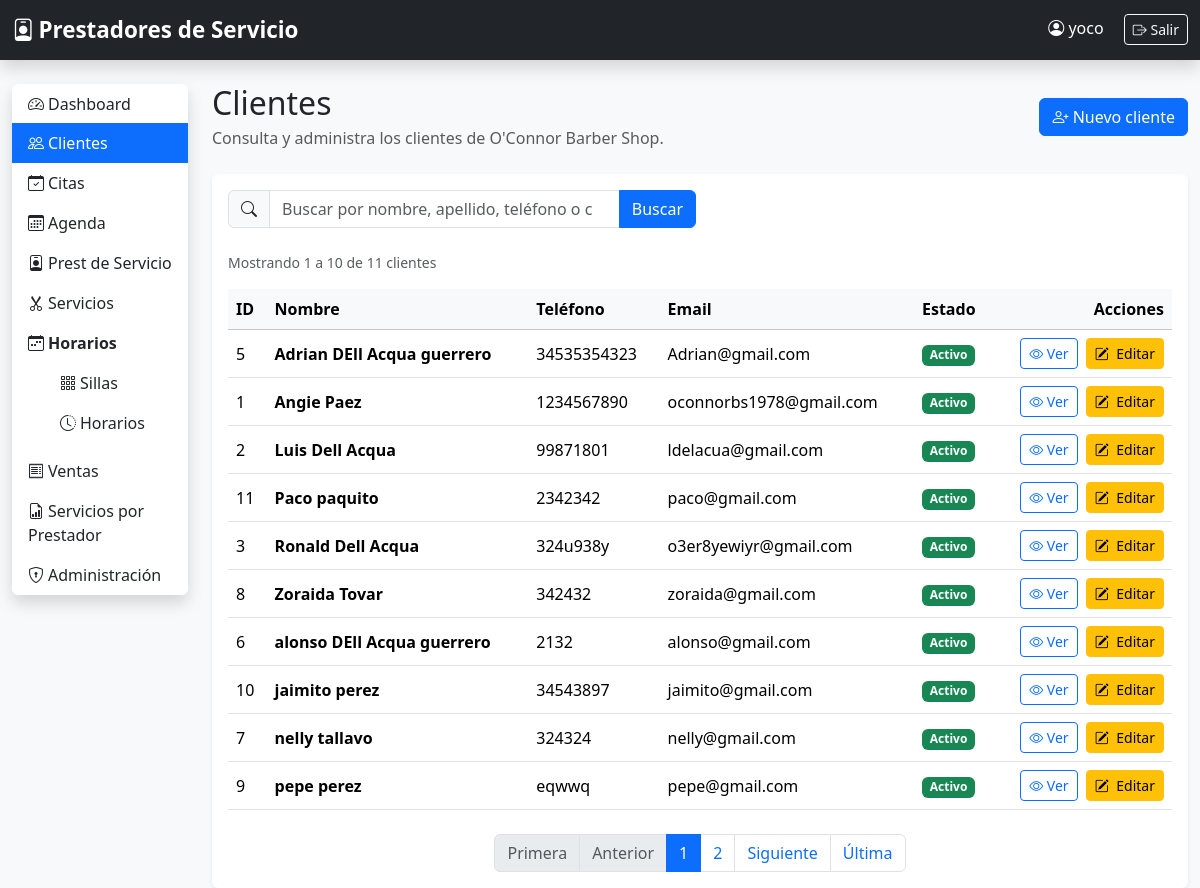
Page /clientes/ (signed in) on the committed database.
### seguridad/models.py (models this page shows, shortened)
class Usuario(AbstractUser):
    telefono = models.CharField(max_length=20, blank=True)

### clientes/models.py (models this page shows, shortened)
class Cliente(models.Model):
    nombre = models.CharField(max_length=100)
    apellido = models.CharField(max_length=100)
    telefono = models.CharField(max_length=20)
    email = models.EmailField(
        blank=True,
        null=True,
        verbose_name="Correo electrónico"
    )
    direccion = models.CharField(
        max_length=250,
        blank=True
    )
    fecha_nacimiento = models.DateField(
        blank=True,
        null=True
    )
    fecha_registro = models.DateTimeField(
        auto_now_add=True
    )
    observaciones = models.TextField(
        blank=True
    )
    activo = models.BooleanField(
        default=True
    )
    class Meta:
        ordering = ["nombre", "apellido"]
        verbose_name = "Cliente"
        verbose_name_plural = "Clientes"

### clientes/views.py (the view, shortened to what this page needs)
# urls.py: path("", views.lista_clientes, name="lista_clientes"),
@login_required
def lista_clientes(request):
    busqueda = request.GET.get("q", "").strip()
    clientes = Cliente.objects.all()
    clientes = clientes.order_by("nombre", "apellido")
    paginador = Paginator(clientes, 10)
    numero_pagina = request.GET.get("page")
    pagina_clientes = paginador.get_page(numero_pagina)
    return render(
        request,
        "clientes/lista.html",
        {
            "clientes": pagina_clientes,
            "busqueda": busqueda,
        },
    )

### clientes/templates/clientes/lista.html (shortened to what this page needs)
{% extends "base.html" %}
{% block content %}
<div class="d-flex justify-content-between align-items-center mb-4">
<div>
    <h2 class="mb-1">Clientes</h2>
    <p class="text-muted mb-0">
        Consulta y administra los clientes de O'Connor Barber Shop.
    </p>
</div>
<a
    href="{% url 'clientes:crear_cliente' %}"
    class="btn btn-primary"
>
    <i class="bi bi-person-plus"></i>
    Nuevo cliente
</a>
</div>
<div class="card shadow-sm border-0">
<div class="card-body">
    <form method="get" class="row g-2 mb-4">
        <div class="col-md-8 col-lg-6">
            <div class="input-group">
                <span class="input-group-text">
                    <i class="bi bi-search"></i>
                </span>
                <input
                    type="search"
                    name="q"
                    value="{{ busqueda }}"
                    class="form-control"
                    placeholder="Buscar por nombre, apellido, teléfono o correo"
                    aria-label="Buscar clientes"
                >
                <button type="submit" class="btn btn-primary">
                    Buscar
                </button>
            </div>
        </div>
    </form>
    {% if clientes.paginator.count > 0 %}
        <div class="d-flex flex-wrap justify-content-between align-items-center gap-2 mb-3">
            <small class="text-muted">
                Mostrando
                {{ clientes.start_index }}
                a
                {{ clientes.end_index }}
                de
                {{ clientes.paginator.count }}
                cliente{{ clientes.paginator.count|pluralize }}
            </small>
        </div>
    {% endif %}
    <div class="table-responsive">
        <table class="table table-hover align-middle mb-0">
            <thead class="table-light">
                <tr>
                    <th>ID</th>
                    <th>Nombre</th>
                    <th>Teléfono</th>
                    <th>Email</th>
                    <th>Estado</th>
                    <th class="text-end">Acciones</th>
                </tr>
            </thead>
            <tbody>
                {% for cliente in clientes %}
                    <tr>
                        <td>{{ cliente.id }}</td>
                        <td>
                            <strong>
                                {{ cliente.nombre }} {{ cliente.apellido }}
                            </strong>
                        </td>
                        <td>
                            {{ cliente.telefono|default:"-" }}
                        </td>
                        <td>
                            {{ cliente.email|default:"-" }}
                        </td>
                        <td>
                            {% if cliente.activo %}
                                <span class="badge bg-success">
                                    Activo
                                </span>
                            {% else %}
                                <span class="badge bg-secondary">
                                    Inactivo
                                </span>
                            {% endif %}
                        </td>
                        <td class="text-end">
                            <div class="d-flex justify-content-end gap-2">
                                <a
                                    href="{% url 'clientes:detalle_cliente' cliente.pk %}"
                                    class="btn btn-sm btn-outline-primary"
                                    title="Ver cliente"
                                >
                                    <i class="bi bi-eye"></i>
                                    Ver
                                </a>
                                <a
                                    href="{% url 'clientes:editar_cliente' cliente.pk %}"
                                    class="btn btn-warning btn-sm"
                                    title="Editar cliente"
                                >
                                    <i class="bi bi-pencil-square me-1"></i>
                                    Editar
                                </a>
                            </div>
                        </td>
                    </tr>
                {% endfor %}
            </tbody>
        </table>
    </div>
    {% if clientes.paginator.num_pages > 1 %}
        <nav
            aria-label="Paginación de clientes"
            class="mt-4"
        >
            <ul class="pagination justify-content-center flex-wrap mb-0">
                <li class="page-item {% if not clientes.has_previous %}disabled{% endif %}">
                    {% if clientes.has_previous %}
                        <a
                            class="page-link"
                            href="?page=1{% if busqueda %}&q={{ busqueda|urlencode }}{% endif %}"
                        >
                            Primera
                        </a>
                    {% else %}
                        <span class="page-link">
                            Primera
                        </span>
                    {% endif %}
                </li>
                <li class="page-item {% if not clientes.has_previous %}disabled{% endif %}">
                    {% if clientes.has_previous %}
                        <a
                            class="page-link"
                            href="?page={{ clientes.previous_page_number }}{% if busqueda %}&q={{ busqueda|urlencode }}{% endif %}"
                        >
                            Anterior
                        </a>
                    {% else %}
                        <span class="page-link">
                            Anterior
                        </span>
                    {% endif %}
                </li>
                {% for numero in clientes.paginator.page_range %}
                    {% if numero == clientes.number %}
                        <li class="page-item active" aria-current="page">
                            <span class="page-link">
                                {{ numero }}
                            </span>
                        </li>
                    {% elif numero >= clientes.number|add:"-2" and numero <= clientes.number|add:"2" %}
                        <li class="page-item">
                            <a
                                class="page-link"
                                href="?page={{ numero }}{% if busqueda %}&q={{ busqueda|urlencode }}{% endif %}"
                            >
                                {{ numero }}
                            </a>
                        </li>
                    {% endif %}
                {% endfor %}
                <li class="page-item {% if not clientes.has_next %}disabled{% endif %}">
                    {% if clientes.has_next %}
                        <a
                            class="page-link"
                            href="?page={{ clientes.next_page_number }}{% if busqueda %}&q={{ busqueda|urlencode }}{% endif %}"
                        >
                            Siguiente
                        </a>
                    {% else %}
                        <span class="page-link">
                            Siguiente
                        </span>
                    {% endif %}
                </li>
                <li class="page-item {% if not clientes.has_next %}disabled{% endif %}">
                    {% if clientes.has_next %}
                        <a
                            class="page-link"
                            href="?page={{ clientes.paginator.num_pages }}{% if busqueda %}&q={{ busqueda|urlencode }}{% endif %}"
                        >
                            Última
                        </a>
                    {% else %}
                        <span class="page-link">
                            Última
                        </span>
                    {% endif %}
                </li>
            </ul>
        </nav>
    {% endif %}
</div>
</div>
{% endblock %}

### templates/base.html (shortened to what this page needs)
{% load static %}
<!DOCTYPE html>
<html lang="es">
<head>
    <link href="https://cdn.jsdelivr.net/npm/bootstrap@5.3.7/dist/css/bootstrap.min.css" rel="stylesheet">
    <link href="https://cdn.jsdelivr.net/npm/bootstrap-icons@1.13.1/font/bootstrap-icons.min.css" rel="stylesheet">
    <link rel="stylesheet" href="{% static 'css/style.css' %}">
</head>
<body class="bg-light">
<nav class="navbar navbar-expand-lg navbar-dark bg-dark shadow">
    <div class="container-fluid">
        <a class="navbar-brand fw-bold" href="{% url 'dashboard' %}">
            <i class="bi bi-person-badge me-1"></i>Prestadores de Servicio
        </a>
        <div class="ms-auto">
            {% if user.is_authenticated %}
                <span class="text-white me-3">
                    <i class="bi bi-person-circle"></i>
                    {% if user.first_name or user.last_name %}
                        {{ user.first_name }} {{ user.last_name }}
                    {% else %}
                        {{ user.username }}
                    {% endif %}
                </span>
                <a href="{% url 'cerrar_sesion' %}" class="btn btn-outline-light btn-sm">
                    <i class="bi bi-box-arrow-right"></i> Salir
                </a>
            {% endif %}
        </div>
    </div>
</nav>
<div class="container-fluid mt-4">
    <div class="row">
        {% if user.is_authenticated %}
            <div class="col-md-2 mb-4">
                <div class="list-group shadow">
                    <a href="{% url 'dashboard' %}" class="list-group-item list-group-item-action {% if request.resolver_match.url_name == 'dashboard' %}active{% endif %}">
                        <i class="bi bi-speedometer2 me-1"></i>Dashboard
                    </a>
                    <a href="{% url 'clientes:lista_clientes' %}" class="list-group-item list-group-item-action {% if request.resolver_match.namespace == 'clientes' %}active{% endif %}">
                        <i class="bi bi-people me-1"></i>Clientes
                    </a>
                    <a href="{% url 'citas:listar_citas' %}" class="list-group-item list-group-item-action {% if request.resolver_match.namespace == 'citas' and request.resolver_match.url_name == 'listar_citas' %}active{% endif %}">
                        <i class="bi bi-calendar-check me-1"></i>Citas
                    </a>
                    <a href="{% url 'citas:agenda_citas' %}" class="list-group-item list-group-item-action {% if request.resolver_match.namespace == 'citas' and request.resolver_match.url_name == 'agenda_citas' %}active{% endif %}">
                        <i class="bi bi-calendar3 me-1"></i>Agenda
                    </a>
                    <a href="{% url 'barberos:lista_barberos' %}" class="list-group-item list-group-item-action {% if request.resolver_match.namespace == 'barberos' %}active{% endif %}">
                        <i class="bi bi-person-badge me-1"></i>Prest de Servicio
                    </a>
                    <a href="{% url 'servicios:lista' %}" class="list-group-item list-group-item-action {% if request.resolver_match.namespace == 'servicios' %}active{% endif %}">
                        <i class="bi bi-scissors me-1"></i>Servicios
                    </a>
                    <div class="list-group-item">
                        <div class="fw-bold mb-2"><i class="bi bi-calendar-week me-1"></i>Horarios</div>
                        <div class="list-group ms-3">
                            <a href="{% url 'horarios:listar_sillas' %}" class="list-group-item list-group-item-action ">
                                <i class="bi bi-grid-3x3-gap me-1"></i>Sillas
                            </a>
                            <a href="{% url 'horarios:listar_horarios' %}" class="list-group-item list-group-item-action ">
                                <i class="bi bi-clock-history me-1"></i>Horarios
                            </a>
                        </div>
                    </div>
                    <a href="{% url 'ventas:lista' %}" class="list-group-item list-group-item-action {% if request.resolver_match.namespace == 'ventas' and request.resolver_match.url_name != 'reporte_servicios' %}active{% endif %}">
                        <i class="bi bi-receipt me-1"></i>Ventas
                    </a>
                    <a href="{% url 'ventas:reporte_servicios' %}" class="list-group-item list-group-item-action ">
                        <i class="bi bi-file-earmark-bar-graph me-1"></i>Servicios por Prestador
                    </a>
                    <a href="{% url 'admin:index' %}" class="list-group-item list-group-item-action {% if request.resolver_match.namespace == 'admin' %}active{% endif %}">
                        <i class="bi bi-shield-lock me-1"></i>Administración
                    </a>
                </div>
            </div>
            <main class="col-md-10">
        {% else %}
            <main class="col-12">
        {% endif %}
            {% block content %}{% endblock %}
            </main>
    </div>
</div>
</body>
</html>

### templates/static/css/style.css (style rules this page uses)
body { font-family: "Segoe UI", sans-serif; }
.list-group-item { border: none; }
.list-group-item.active { background:#0d6efd; }
.navbar-brand { font-size:1.4rem; }

### rows in the picture
Usuario: username "yoco"
Cliente: id "5", nombre "Adrian", apellido "DEll Acqua guerrero", telefono "34535354323", email "Adrian@gmail.com", activo "Activo"
Cliente: id "1", nombre "Angie", apellido "Paez", telefono "1234567890", email "oconnorbs1978@gmail.com", activo "Activo"
Cliente: id "2", nombre "Luis", apellido "Dell Acqua", telefono "99871801", email "ldelacua@gmail.com", activo "Activo"
Cliente: id "11", nombre "Paco", apellido "paquito", telefono "2342342", email "paco@gmail.com", activo "Activo"
Cliente: id "3", nombre "Ronald", apellido "Dell Acqua", telefono "324u938y", email "o3er8yewiyr@gmail.com", activo "Activo"
Cliente: id "8", nombre "Zoraida", apellido "Tovar", telefono "342432", email "zoraida@gmail.com", activo "Activo"
Cliente: id "6", nombre "alonso", apellido "DEll Acqua guerrero", telefono "2132", email "alonso@gmail.com", activo "Activo"
Cliente: id "10", nombre "jaimito", apellido "perez", telefono "34543897", email "jaimito@gmail.com", activo "Activo"
Cliente: id "7", nombre "nelly", apellido "tallavo", telefono "324324", email "nelly@gmail.com", activo "Activo"
Cliente: id "9", nombre "pepe", apellido "perez", telefono "eqwwq", email "pepe@gmail.com", activo "Activo"

### other values in the picture
{{ clientes.start_index }} "1"
{{ clientes.end_index }} "10"
{{ clientes.paginator.count }} "11"
{{ numero }} "1"
{{ numero }} "2"
